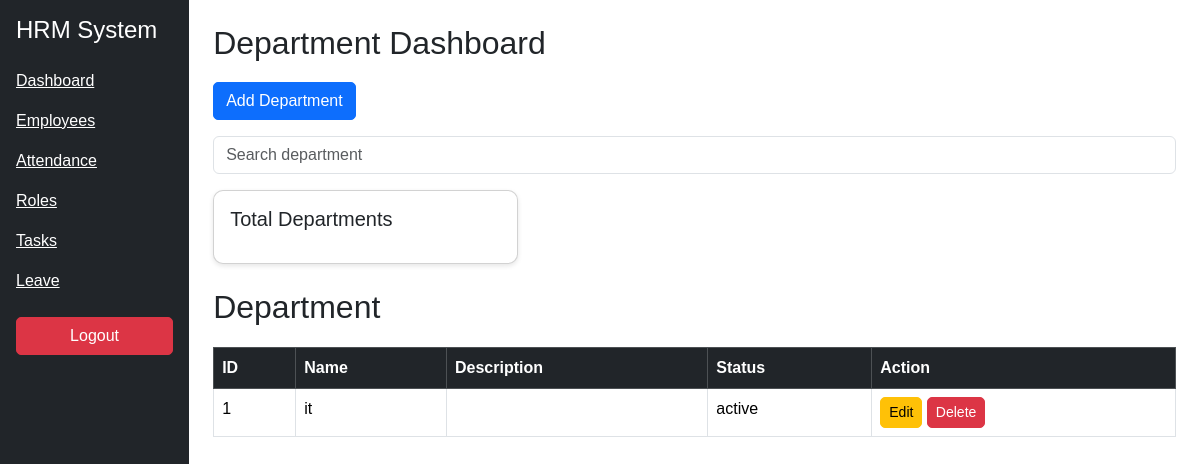
Screenshot of /dashboard (signed in) with the database file from the repository.
### models.py (models this page shows)
class Department(db.Model):
    dept_id = db.Column(db.Integer, primary_key=True)
    dept_name = db.Column(db.String(100))
    description = db.Column(db.String(300))
    status = db.Column(db.String(50), default='active')

### routes/department_routes.py (the view)
@department_bp.route('/dashboard')
def index():
     if 'user_id' not in session:
         return redirect('/login')
     departments = Department.query.filter_by(status='active').all()
     return render_template("index.html", departments=departments)

### templates/index.html (shortened to what this page needs)
{% extends "base.html" %}
{% block content %}
<h2>Department Dashboard</h2>
<a href="/add" class="btn btn-primary mb-3">Add Department</a>
<form method="GET" action="/" class="mb-3">
<input type="text" name="search" class="form-control" placeholder="Search department">
</form>
<div class="row mb-4">
<div class="col-md-4">
<div class="card p-3">
<h5>Total Departments</h5>
</div>
</div>
</div>
<table class="table table-bordered">
<thead class="table-dark">
<tr>
<th>ID</th>
<th>Name</th>
<th>Description</th>
<th>Status</th>
<th>Action</th>
</tr>
</thead>
<tbody>
<div style="display:flex; justify-content:space-between;">
    <h2>Department</h2>
</div>
{% for dept in departments %}
<tr>
<td>{{ dept.dept_id }}</td>
<td>{{ dept.dept_name }}</td>
<td>{{ dept.description }}</td>
<td>{{ dept.status }}</td>
<td>
<a href="/edit/{{ dept.dept_id }}" class="btn btn-warning btn-sm">
Edit
</a>
<a href="/delete/{{ dept.dept_id }}"
class="btn btn-danger btn-sm"
onclick="return confirm('Delete this department?')">
Delete
</a>
</td>
</tr>
{% endfor %}
</tbody>
</table>
{% endblock %}

### static/style.css (style rules this page uses)
body { font-family: Arial, sans-serif; }
.card { border-radius: 10px; box-shadow: 0 2px 5px rgba(0,0,0,0.1); }
.table { background: white; }
.btn { border-radius: 5px; }
h2 { margin-bottom: 20px; }

### rows the page displays
Department: dept_id "1", dept_name "it", status "active"
